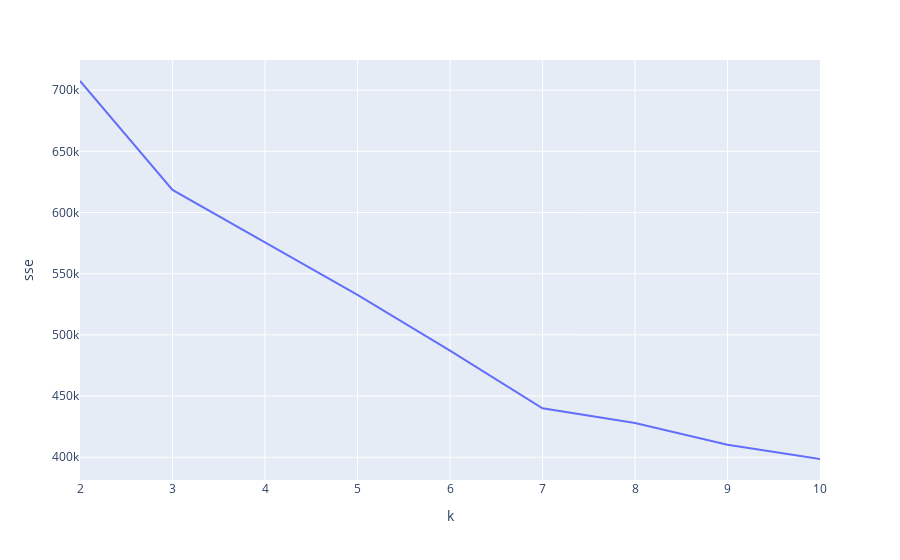

Notebook code for this chart:
### Code cell
import plotly.express as px
import numpy as np

fig = px.line(x=np.asarray(k_list), y=np.asarray(sse_list), labels={'x':'k', 'y':'sse'})
fig.show()

### Figure 1 — Plotly figure (JSON) as saved in the notebook; plotly's stock layout.template omitted (floating-point values rounded to 4 significant figures)
{"data": [{"hoverlabel": {"namelength": 0}, "hovertemplate": "k=%{x}<br>sse=%{y}", "legendgroup": "", "line": {"color": "#636efa", "dash": "solid"}, "mode": "lines", "name": "", "showlegend": false, "type": "scatter", "x": [2, 3, 4, 5, 6, 7, 8, 9, 10], "xaxis": "x", "y": [707500.0, 618400.0, 575600.0, 532700.0, 487000.0, 440000.0, 427900.0, 410200.0, 398500.0], "yaxis": "y"}], "layout": {"legend": {"tracegroupgap": 0}, "margin": {"t": 60}, "xaxis": {"anchor": "y", "domain": [0, 1], "title": {"text": "k"}}, "yaxis": {"anchor": "x", "domain": [0, 1], "title": {"text": "sse"}}}}
